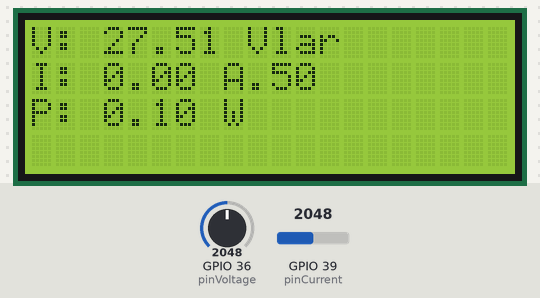
A sketch run on a simulated ESP32. On the bench: 20×4 character LCD. The test bench sets the inputs (shaded band); at power-on: GPIO 36 (pinVoltage) = 2048, GPIO 39 (pinCurrent) = 2048. WiFi joins after 1.5 s; servers stay silent unless stated; no MQTT or app messages arrive unless stated; what the sketch prints to the serial monitor is not drawn.

Above: at 3.3 s.
3.4 s: GPIO 36 (pinVoltage) set to 814
At 4.7 s:
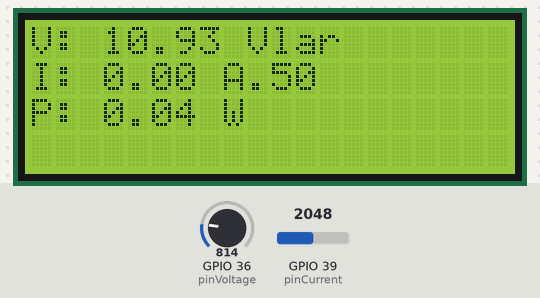
5.7 s: GPIO 36 (pinVoltage) set to 704
At 7.3 s:
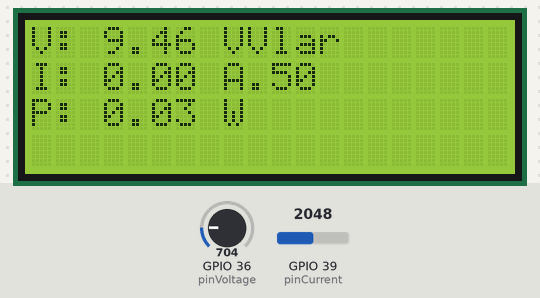
7.7 s: GPIO 39 (pinCurrent) set to 2866
At 8.9 s:
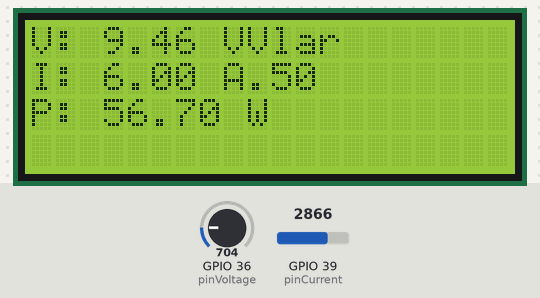
9.7 s: GPIO 36 (pinVoltage) set to 130
At 11.4 s:
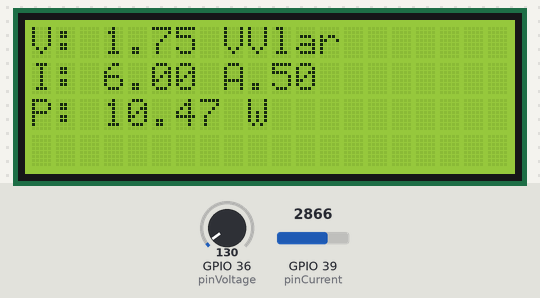
11.7 s: GPIO 36 (pinVoltage) set to 117
At 13.1 s:
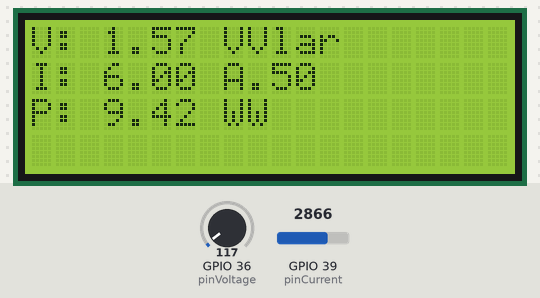
Timing chart, 0 to 14.7 s (numbered marks = the images above; inputs shaded):
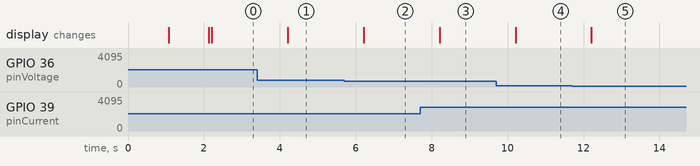

The sketch:

sketch_nov22a.ino
```cpp
#include <WiFi.h>
#include <PubSubClient.h>
#include <NTPClient.h>
#include <WiFiUdp.h>
#include <LiquidCrystal_I2C.h>

// Configurações Wi-Fi e MQTT
#define SSID "Wokwi-GUEST"
#define PASS ""
#define MQTTSERVER "test.mosquitto.org"
#define PORT 1883

// Configurações do LCD
#define COLUNAS 20
#define LINHAS 4
LiquidCrystal_I2C lcd(0x27, COLUNAS, LINHAS);

// Objetos de comunicação
WiFiClient espClient;
PubSubClient client(espClient);
WiFiUDP ntpUDP;
NTPClient timeClient(ntpUDP, "a.st1.ntp.br", -10800, 60000);

// Variáveis para sensores e cálculo
const int pinVoltage = 36; // Pino do sensor de tensão
const int pinCurrent = 39; // Pino do sensor de corrente
float voltage = 0.0;
float current = 0.0;
float power = 0.0;

unsigned long time_ms = 0;

void setup() {
  Serial.begin(115200);
  lcd.init();
  lcd.backlight();

  // Conexão Wi-Fi
  connectWiFi();

  // Configuração MQTT
  client.setServer(MQTTSERVER, PORT);
  client.setCallback(callback);

  // Configuração do NTP
  timeClient.begin();

  lcd.setCursor(0, 0);
  lcd.print("Monitor Solar");
}

void connectWiFi() {
  Serial.print("Conectando ao Wi-Fi...");
  WiFi.begin(SSID, PASS);
  while (WiFi.status() != WL_CONNECTED) {
    delay(1000);
    Serial.print(".");
    lcd.setCursor(0, 1);
    lcd.print("Conectando...");
  }
  lcd.clear();
  lcd.setCursor(0, 0);
  lcd.print("Conectado!");
  lcd.setCursor(0, 1);
  lcd.print(WiFi.localIP());
  Serial.println("Conectado!");
}

void mqttReconnect() {
  while (!client.connected()) {
    Serial.print("Conectando ao MQTT...");
    if (client.connect("ESP32-Solar")) {
      Serial.println("Conectado!");
      client.subscribe("solar/control");
    } else {
      Serial.print("Falha, rc=");
      Serial.println(client.state());
      delay(5000);
    }
  }
}

void callback(char* topic, byte* payload, unsigned int length) {
  Serial.print("Mensagem recebida: ");
  Serial.println(topic);
}

void readSensors() {
  int rawVoltage = analogRead(pinVoltage);
  int rawCurrent = analogRead(pinCurrent);

  // Conversão para valores reais (ajustar conforme o divisor/sensor utilizado)
  voltage = (rawVoltage / 4095.0) * 5.0 * 11.0; // Divisor de tensão 10:1
  current = (rawCurrent / 4095.0) * 30.0 - 15.0; // Exemplo para ACS712 (corrente centrada em 0)

  // Calcular potência
  power = voltage * current;
}

void publishData() {
  char buffer[20];

  // Publicar tensão
  snprintf(buffer, sizeof(buffer), "%.2f", voltage);
  client.publish("solar/voltage", buffer);

  // Publicar corrente
  snprintf(buffer, sizeof(buffer), "%.2f", current);
  client.publish("solar/current", buffer);

  // Publicar potência
  snprintf(buffer, sizeof(buffer), "%.2f", power);
  client.publish("solar/power", buffer);
}

void displayData() {
  lcd.setCursor(0, 0);
  lcd.printf("V: %.2f V", voltage);
  lcd.setCursor(0, 1);
  lcd.printf("I: %.2f A", current);
  lcd.setCursor(0, 2);
  lcd.printf("P: %.2f W", power);
}

void loop() {
  if (!client.connected()) {
    mqttReconnect();
  }
  client.loop();

  if (millis() - time_ms >= 1000) {
    time_ms = millis();
    readSensors();
    publishData();
    displayData();
  }
}
```

Measured:
- the behaviour switches between 745 and 744 on GPIO 36 (pinVoltage) (found by bisection; images 1 and 2)
- the behaviour switches between 125 and 124 on GPIO 36 (pinVoltage) (found by bisection; images 4 and 5)
- after the input at 3.4 s, the display: changes after 0.81 s (image 1)
- after the input at 5.7 s, the display: changes after 0.51 s (image 2)
- after the input at 7.7 s, the display: changes after 0.51 s (image 3)
- after the input at 9.7 s, the display: changes after 0.51 s (image 4)
- after the input at 11.7 s, the display: changes after 0.51 s (image 5)
